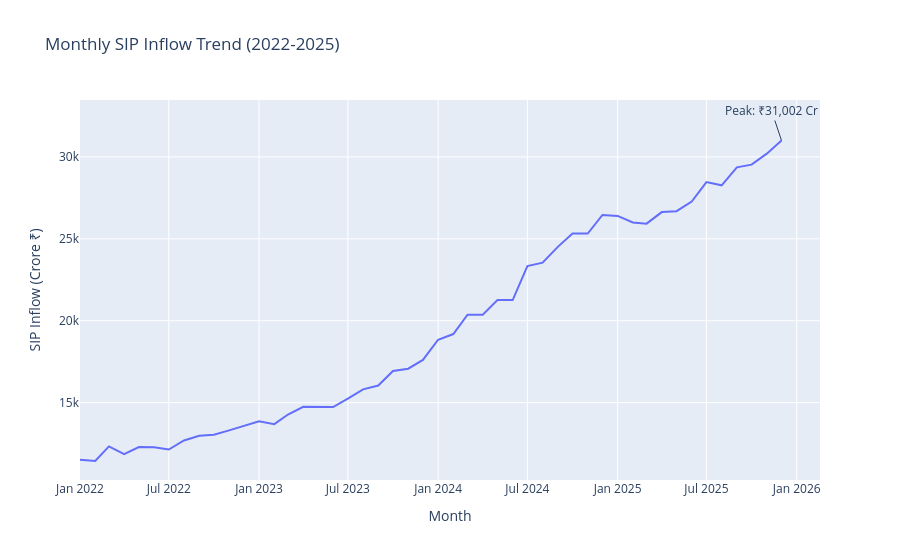

The notebook cell saved with this chart:
### Code cell
import plotly.express as px
import pandas as pd

# Convert month column
sip['month'] = pd.to_datetime(sip['month'])

# Create line chart
fig = px.line(
    sip,
    x='month',
    y='sip_inflow_crore',
    title='Monthly SIP Inflow Trend (2022-2025)'
)

# Highlight highest SIP inflow
max_row = sip.loc[sip['sip_inflow_crore'].idxmax()]

fig.add_annotation(
    x=max_row['month'],
    y=max_row['sip_inflow_crore'],
    text=f"Peak: ₹{max_row['sip_inflow_crore']:,} Cr",
    showarrow=True
)

fig.update_layout(
    xaxis_title='Month',
    yaxis_title='SIP Inflow (Crore ₹)'
)

fig.show()
